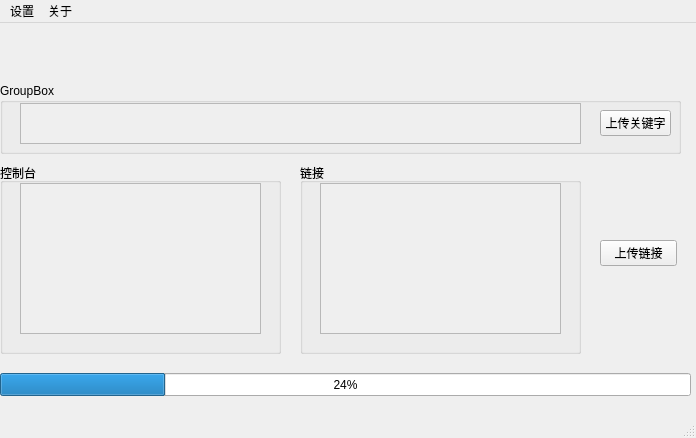
<?xml version="1.0" encoding="UTF-8"?>
<ui version="4.0">
 <class>MainWindow</class>
 <widget class="QMainWindow" name="MainWindow">
  <property name="geometry">
   <rect>
    <x>0</x>
    <y>0</y>
    <width>696</width>
    <height>438</height>
   </rect>
  </property>
  <property name="windowTitle">
   <string>MainWindow</string>
  </property>
  <widget class="QWidget" name="centralwidget">
   <widget class="QProgressBar" name="progressBar">
    <property name="geometry">
     <rect>
      <x>0</x>
      <y>350</y>
      <width>691</width>
      <height>23</height>
     </rect>
    </property>
    <property name="value">
     <number>24</number>
    </property>
   </widget>
   <widget class="QWidget" name="verticalLayoutWidget">
    <property name="geometry">
     <rect>
      <x>0</x>
      <y>0</y>
      <width>681</width>
      <height>51</height>
     </rect>
    </property>
    <layout class="QHBoxLayout" name="horizontalLayout_2"/>
   </widget>
   <widget class="QGroupBox" name="groupBox">
    <property name="geometry">
     <rect>
      <x>0</x>
      <y>140</y>
      <width>281</width>
      <height>191</height>
     </rect>
    </property>
    <property name="title">
     <string>控制台</string>
    </property>
    <widget class="QScrollArea" name="scrollArea">
     <property name="geometry">
      <rect>
       <x>20</x>
       <y>20</y>
       <width>241</width>
       <height>151</height>
      </rect>
     </property>
     <property name="widgetResizable">
      <bool>true</bool>
     </property>
     <widget class="QWidget" name="scrollAreaWidgetContents">
      <property name="geometry">
       <rect>
        <x>0</x>
        <y>0</y>
        <width>239</width>
        <height>149</height>
       </rect>
      </property>
     </widget>
    </widget>
   </widget>
   <widget class="QGroupBox" name="groupBox_2">
    <property name="geometry">
     <rect>
      <x>0</x>
      <y>60</y>
      <width>681</width>
      <height>71</height>
     </rect>
    </property>
    <property name="title">
     <string>GroupBox</string>
    </property>
    <widget class="QWidget" name="verticalLayoutWidget_2">
     <property name="geometry">
      <rect>
       <x>600</x>
       <y>20</y>
       <width>71</width>
       <height>41</height>
      </rect>
     </property>
     <layout class="QVBoxLayout" name="verticalLayout">
      <item>
       <widget class="QPushButton" name="pushButton">
        <property name="text">
         <string>上传关键字</string>
        </property>
       </widget>
      </item>
     </layout>
    </widget>
    <widget class="QScrollArea" name="scrollArea_2">
     <property name="geometry">
      <rect>
       <x>20</x>
       <y>20</y>
       <width>561</width>
       <height>41</height>
      </rect>
     </property>
     <property name="widgetResizable">
      <bool>true</bool>
     </property>
     <widget class="QWidget" name="scrollAreaWidgetContents_2">
      <property name="geometry">
       <rect>
        <x>0</x>
        <y>0</y>
        <width>559</width>
        <height>39</height>
       </rect>
      </property>
     </widget>
    </widget>
   </widget>
   <widget class="QGroupBox" name="groupBox_3">
    <property name="geometry">
     <rect>
      <x>300</x>
      <y>140</y>
      <width>281</width>
      <height>191</height>
     </rect>
    </property>
    <property name="title">
     <string>链接</string>
    </property>
    <widget class="QScrollArea" name="scrollArea_3">
     <property name="geometry">
      <rect>
       <x>20</x>
       <y>20</y>
       <width>241</width>
       <height>151</height>
      </rect>
     </property>
     <property name="widgetResizable">
      <bool>true</bool>
     </property>
     <widget class="QWidget" name="scrollAreaWidgetContents_3">
      <property name="geometry">
       <rect>
        <x>0</x>
        <y>0</y>
        <width>239</width>
        <height>149</height>
       </rect>
      </property>
     </widget>
    </widget>
   </widget>
   <widget class="QWidget" name="verticalLayoutWidget_3">
    <property name="geometry">
     <rect>
      <x>600</x>
      <y>210</y>
      <width>77</width>
      <height>41</height>
     </rect>
    </property>
    <layout class="QVBoxLayout" name="verticalLayout_2">
     <item>
      <widget class="QPushButton" name="upload_links">
       <property name="text">
        <string>上传链接</string>
       </property>
      </widget>
     </item>
    </layout>
   </widget>
  </widget>
  <widget class="QMenuBar" name="menubar">
   <property name="geometry">
    <rect>
     <x>0</x>
     <y>0</y>
     <width>696</width>
     <height>23</height>
    </rect>
   </property>
   <widget class="QMenu" name="menu">
    <property name="title">
     <string>设置</string>
    </property>
   </widget>
   <widget class="QMenu" name="menu_2">
    <property name="title">
     <string>关于</string>
    </property>
   </widget>
   <addaction name="menu"/>
   <addaction name="menu_2"/>
  </widget>
  <widget class="QStatusBar" name="statusbar"/>
 </widget>
 <resources/>
 <connections/>
</ui>
